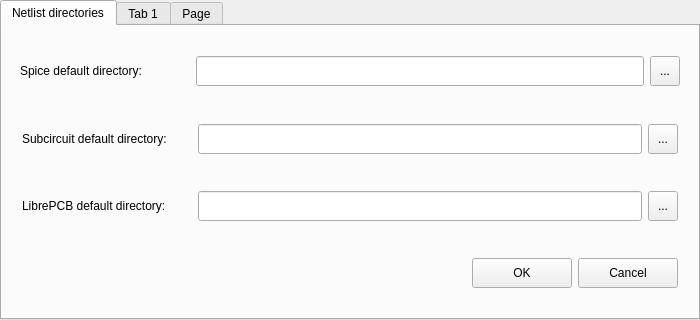
<?xml version="1.0" encoding="UTF-8"?>
<ui version="4.0">
 <class>tabWidget</class>
 <widget class="QTabWidget" name="tabWidget">
  <property name="geometry">
   <rect>
    <x>0</x>
    <y>0</y>
    <width>700</width>
    <height>320</height>
   </rect>
  </property>
  <property name="minimumSize">
   <size>
    <width>700</width>
    <height>320</height>
   </size>
  </property>
  <property name="maximumSize">
   <size>
    <width>700</width>
    <height>320</height>
   </size>
  </property>
  <property name="currentIndex">
   <number>0</number>
  </property>
  <widget class="QWidget" name="directoriesTab">
   <attribute name="title">
    <string>Netlist directories</string>
   </attribute>
   <layout class="QVBoxLayout" name="verticalLayout_2">
    <item>
     <widget class="QWidget" name="spiceDirWidget" native="true">
      <property name="maximumSize">
       <size>
        <width>16777215</width>
        <height>50</height>
       </size>
      </property>
      <layout class="QHBoxLayout" name="horizontalLayout">
       <item>
        <widget class="QLabel" name="spiceDirLabel">
         <property name="minimumSize">
          <size>
           <width>170</width>
           <height>30</height>
          </size>
         </property>
         <property name="maximumSize">
          <size>
           <width>170</width>
           <height>30</height>
          </size>
         </property>
         <property name="text">
          <string>Spice default directory:</string>
         </property>
        </widget>
       </item>
       <item>
        <widget class="QLineEdit" name="spiceDirLineEdit">
         <property name="minimumSize">
          <size>
           <width>300</width>
           <height>30</height>
          </size>
         </property>
         <property name="maximumSize">
          <size>
           <width>800</width>
           <height>30</height>
          </size>
         </property>
        </widget>
       </item>
       <item>
        <widget class="QToolButton" name="spiceDirToolButton">
         <property name="minimumSize">
          <size>
           <width>30</width>
           <height>30</height>
          </size>
         </property>
         <property name="maximumSize">
          <size>
           <width>30</width>
           <height>30</height>
          </size>
         </property>
         <property name="text">
          <string>...</string>
         </property>
        </widget>
       </item>
      </layout>
     </widget>
    </item>
    <item>
     <widget class="QFrame" name="subcircuitDirWidget">
      <property name="maximumSize">
       <size>
        <width>16777215</width>
        <height>50</height>
       </size>
      </property>
      <layout class="QHBoxLayout" name="horizontalLayout_5">
       <property name="leftMargin">
        <number>11</number>
       </property>
       <property name="topMargin">
        <number>11</number>
       </property>
       <property name="rightMargin">
        <number>11</number>
       </property>
       <property name="bottomMargin">
        <number>11</number>
       </property>
       <item>
        <widget class="QLabel" name="subcircuitDirLabel">
         <property name="minimumSize">
          <size>
           <width>170</width>
           <height>30</height>
          </size>
         </property>
         <property name="maximumSize">
          <size>
           <width>170</width>
           <height>30</height>
          </size>
         </property>
         <property name="text">
          <string>Subcircuit default directory:</string>
         </property>
        </widget>
       </item>
       <item>
        <widget class="QLineEdit" name="subcircuitDirLineEdit">
         <property name="minimumSize">
          <size>
           <width>300</width>
           <height>30</height>
          </size>
         </property>
         <property name="maximumSize">
          <size>
           <width>800</width>
           <height>30</height>
          </size>
         </property>
        </widget>
       </item>
       <item>
        <widget class="QToolButton" name="subcircuitDirToolButton">
         <property name="minimumSize">
          <size>
           <width>30</width>
           <height>30</height>
          </size>
         </property>
         <property name="maximumSize">
          <size>
           <width>30</width>
           <height>30</height>
          </size>
         </property>
         <property name="text">
          <string>...</string>
         </property>
        </widget>
       </item>
      </layout>
     </widget>
    </item>
    <item>
     <widget class="QWidget" name="libreDirWidget" native="true">
      <property name="maximumSize">
       <size>
        <width>16777215</width>
        <height>50</height>
       </size>
      </property>
      <layout class="QHBoxLayout" name="horizontalLayout_2">
       <property name="leftMargin">
        <number>11</number>
       </property>
       <property name="topMargin">
        <number>11</number>
       </property>
       <property name="rightMargin">
        <number>11</number>
       </property>
       <property name="bottomMargin">
        <number>11</number>
       </property>
       <item>
        <widget class="QLabel" name="libreDirLabel">
         <property name="minimumSize">
          <size>
           <width>170</width>
           <height>30</height>
          </size>
         </property>
         <property name="maximumSize">
          <size>
           <width>170</width>
           <height>30</height>
          </size>
         </property>
         <property name="text">
          <string>LibrePCB default directory:</string>
         </property>
        </widget>
       </item>
       <item>
        <widget class="QLineEdit" name="libreDirLineEdit">
         <property name="minimumSize">
          <size>
           <width>300</width>
           <height>30</height>
          </size>
         </property>
         <property name="maximumSize">
          <size>
           <width>800</width>
           <height>30</height>
          </size>
         </property>
        </widget>
       </item>
       <item>
        <widget class="QToolButton" name="libreDirToolButton">
         <property name="minimumSize">
          <size>
           <width>30</width>
           <height>30</height>
          </size>
         </property>
         <property name="maximumSize">
          <size>
           <width>30</width>
           <height>30</height>
          </size>
         </property>
         <property name="text">
          <string>...</string>
         </property>
        </widget>
       </item>
      </layout>
     </widget>
    </item>
    <item>
     <widget class="QWidget" name="buttonBoxWidget" native="true">
      <property name="minimumSize">
       <size>
        <width>658</width>
        <height>50</height>
       </size>
      </property>
      <property name="maximumSize">
       <size>
        <width>16777215</width>
        <height>50</height>
       </size>
      </property>
      <layout class="QHBoxLayout" name="horizontalLayout_3">
       <property name="leftMargin">
        <number>11</number>
       </property>
       <property name="topMargin">
        <number>11</number>
       </property>
       <property name="rightMargin">
        <number>11</number>
       </property>
       <property name="bottomMargin">
        <number>11</number>
       </property>
       <item>
        <spacer name="horizontalSpacer">
         <property name="orientation">
          <enum>Qt::Horizontal</enum>
         </property>
         <property name="sizeHint" stdset="0">
          <size>
           <width>40</width>
           <height>20</height>
          </size>
         </property>
        </spacer>
       </item>
       <item>
        <widget class="QPushButton" name="okButton">
         <property name="minimumSize">
          <size>
           <width>100</width>
           <height>30</height>
          </size>
         </property>
         <property name="maximumSize">
          <size>
           <width>16777215</width>
           <height>30</height>
          </size>
         </property>
         <property name="text">
          <string>OK</string>
         </property>
        </widget>
       </item>
       <item>
        <widget class="QPushButton" name="cancelButton">
         <property name="minimumSize">
          <size>
           <width>100</width>
           <height>30</height>
          </size>
         </property>
         <property name="maximumSize">
          <size>
           <width>16777215</width>
           <height>30</height>
          </size>
         </property>
         <property name="text">
          <string>Cancel</string>
         </property>
        </widget>
       </item>
      </layout>
     </widget>
    </item>
   </layout>
  </widget>
  <widget class="QWidget" name="tab_3">
   <attribute name="title">
    <string>Tab 1</string>
   </attribute>
  </widget>
  <widget class="QWidget" name="tab_5">
   <attribute name="title">
    <string>Page</string>
   </attribute>
  </widget>
 </widget>
 <resources/>
 <connections/>
</ui>
